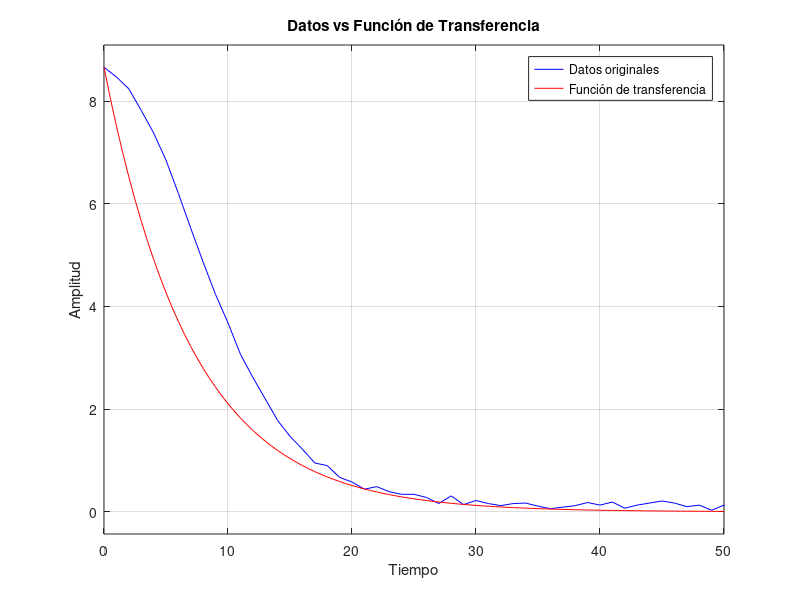
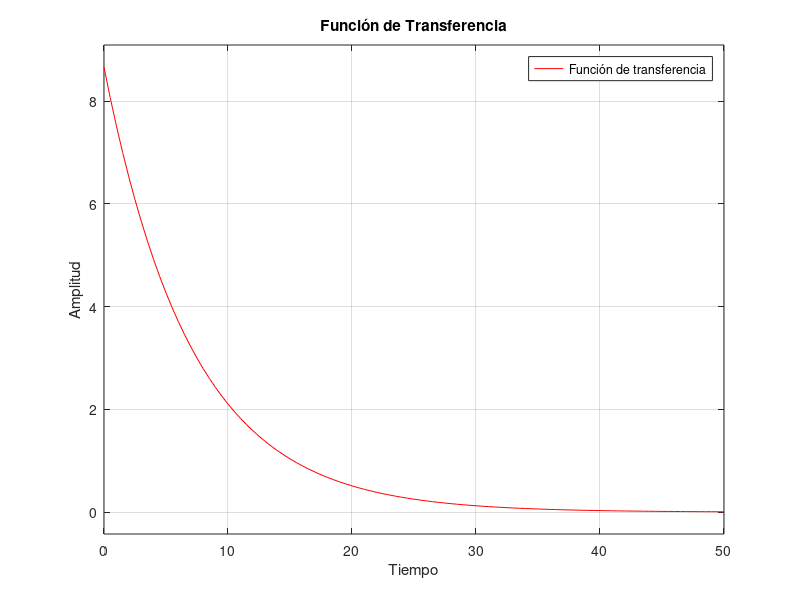

The MATLAB source for these figures, in order:

clearvars
close all
clc

load Intercambiador.mat
%Variables de los datos:
%time2: vector de tiempo
%out2: salida


%gráfica original del sistema

%plot(time2, out2, 'b','LineWidth',1.5)

%gráfica centrada

plot(time2-1,out2-142.46,'b')
xlabel('Tiempo [s]')
ylabel('Amplitud')
title('Datos del intercambiador');
legend({'Datos originales'});
%%
% encontrar mínimo y máximo de los datos 
min(out2) %142.4600 (se baja la gráfica al eje 0-> lo que se restó en "gráfica centrada")
max(out2) %151.1200

%resto min-max para hallar el valor de k
K= 142.46-151.12  %-8.6600

%%Hallo T, que es 0.632% de la amplitud

T_a= K*0.632; % 8.66*0.632= 5.47312 es 63.2% de 8.66
%ubico el dato anterior en la gráfica-> x =7.07=T
T=7.07 % El valor de T a ojo en la gráfica es 7.07


%Función de transferencia hallada primer orden
s=tf("s")
G=K/(1+T*s)
G1=G+8.66;
plot(time2-1,out2-142.46,'b')
hold on
step(G1,'r')
xlabel('Tiempo');
ylabel('Amplitud');
title('Datos vs Función de Transferencia');
legend({'Datos originales', 'Función de transferencia'});


figure(2)
step(G1,'r')
xlabel('Tiempo');
ylabel('Amplitud');
title('Función de Transferencia');
legend({'Función de transferencia'});

